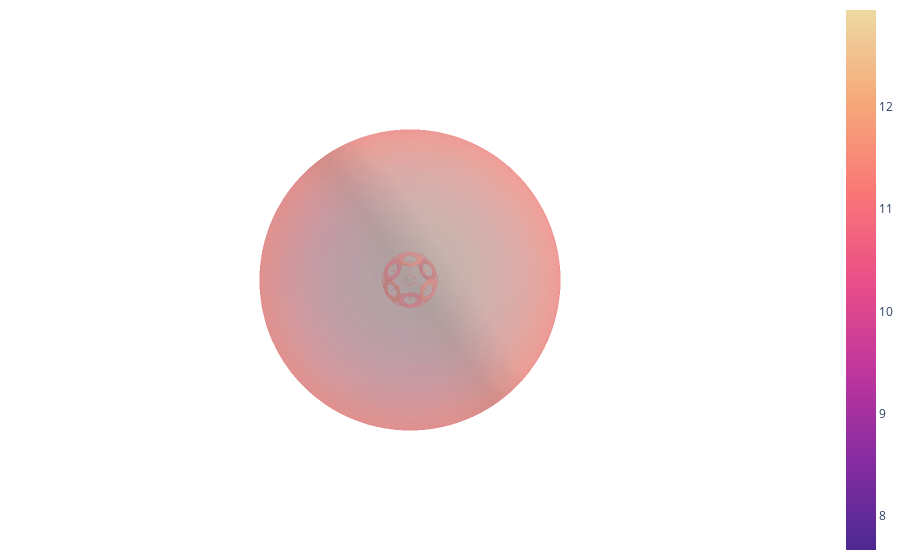

Notebook code cell kept with this figure:
### Code cell
fig = go.Figure(data=[go.Mesh3d(x=verts[:, 0],y=verts[:, 1], z=verts[:, 2],
                        i=faces[:, 0], j=faces[:, 1], k=faces[:, 2],
                        intensity=intensity,
                        colorscale='Agsunset',
                        opacity=0.5
                                )
                      ]
                )
fig.update_layout(scene=dict(
                xaxis=dict(visible=False),
                yaxis=dict(visible=False),
                zaxis=dict(visible=False)),
        margin=dict(l=0, r=0, b=0, t=0))

fig.show()

### Figure 1 — Plotly figure (JSON) as saved in the notebook; plotly's stock layout.template omitted (floating-point values rounded to 4 significant figures; data arrays with more than 128 entries replaced by an {"elided": "..."} marker saying what was removed)
{"data": [{"colorscale": [[0, "rgb(75, 41, 145)"], [0.1667, "rgb(135, 44, 162)"], [0.3333, "rgb(192, 54, 157)"], [0.5, "rgb(234, 79, 136)"], [0.6667, "rgb(250, 120, 118)"], [0.8333, "rgb(246, 169, 122)"], [1, "rgb(237, 217, 163)"]], "i": {"elided": "27212 int values"}, "intensity": {"elided": "13680 float values"}, "j": {"elided": "27212 int values"}, "k": {"elided": "27212 int values"}, "opacity": 0.5, "type": "mesh3d", "x": {"elided": "13680 float values"}, "y": {"elided": "13680 float values"}, "z": {"elided": "13680 float values"}}], "layout": {"margin": {"b": 0, "l": 0, "r": 0, "t": 0}, "scene": {"xaxis": {"visible": false}, "yaxis": {"visible": false}, "zaxis": {"visible": false}}}}
